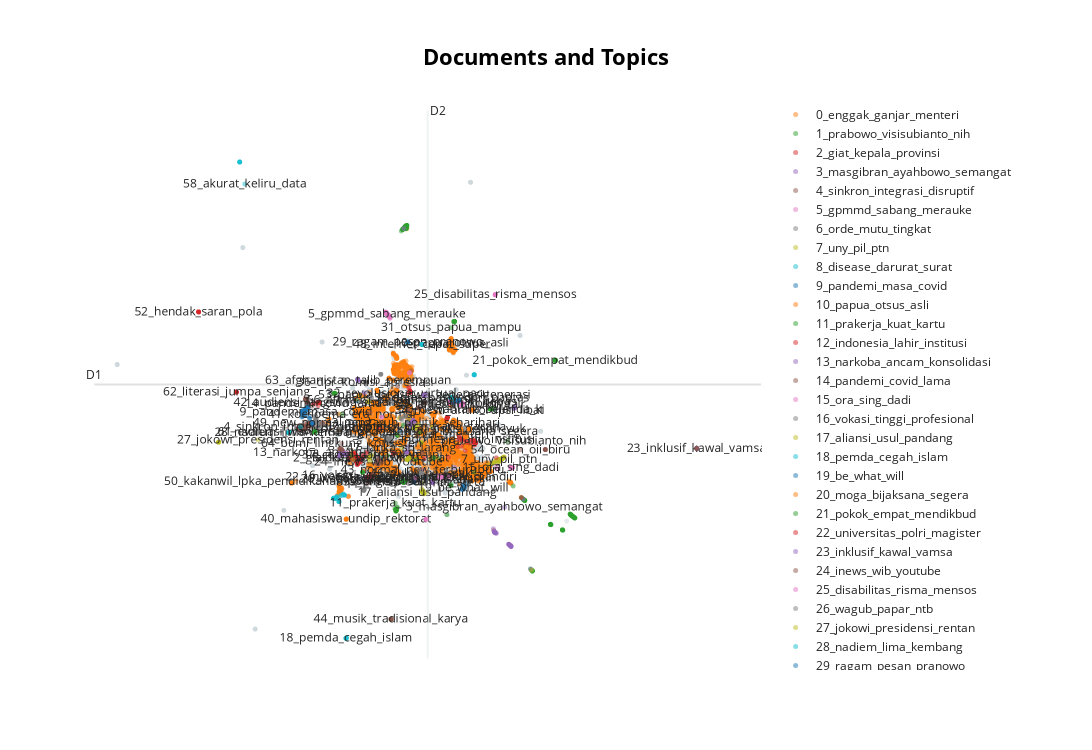

Notebook source saved alongside this figure:
### Code cell
topic_model.visualize_documents(text_data)
